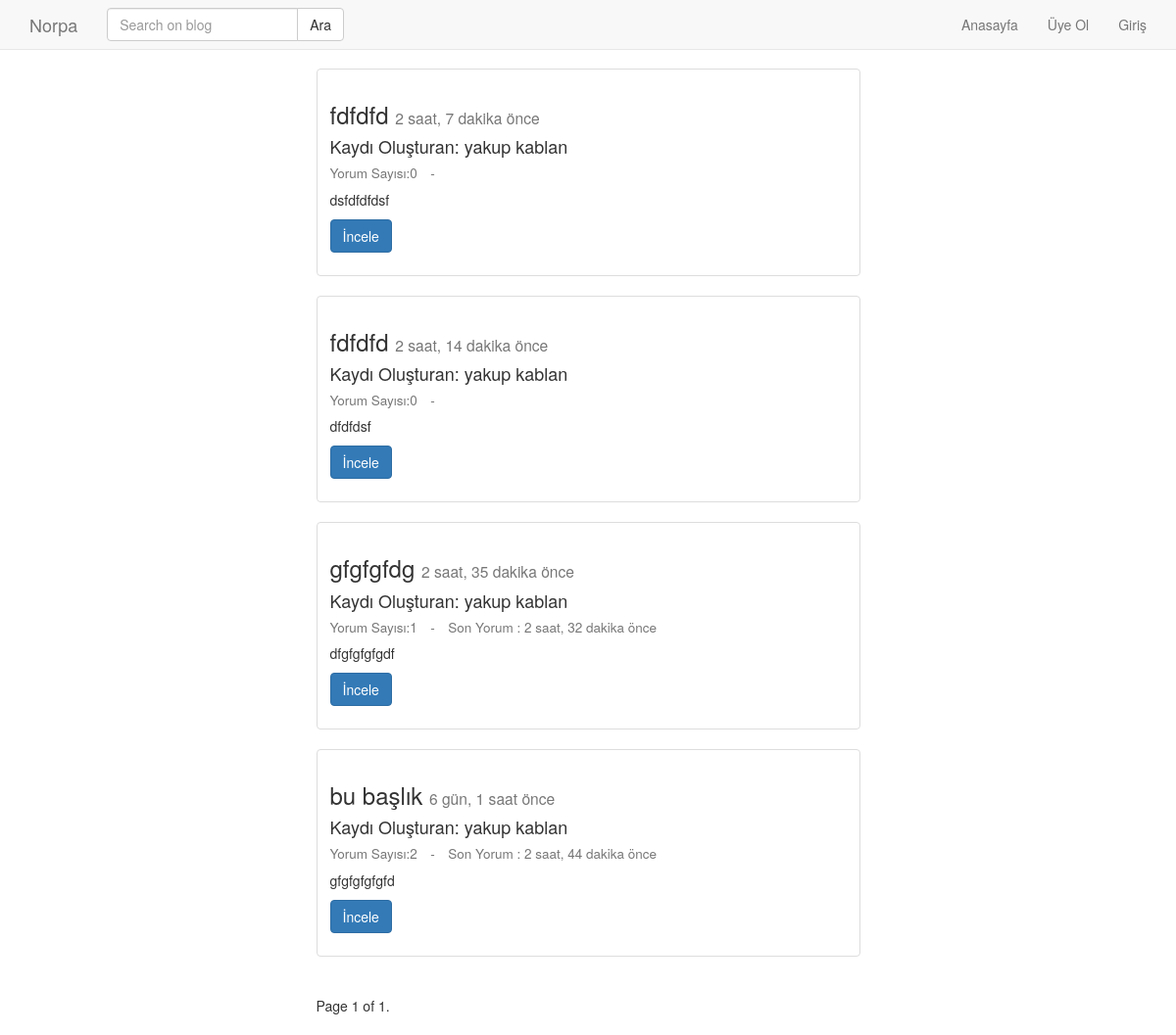
The app's page /post/index/, older data.
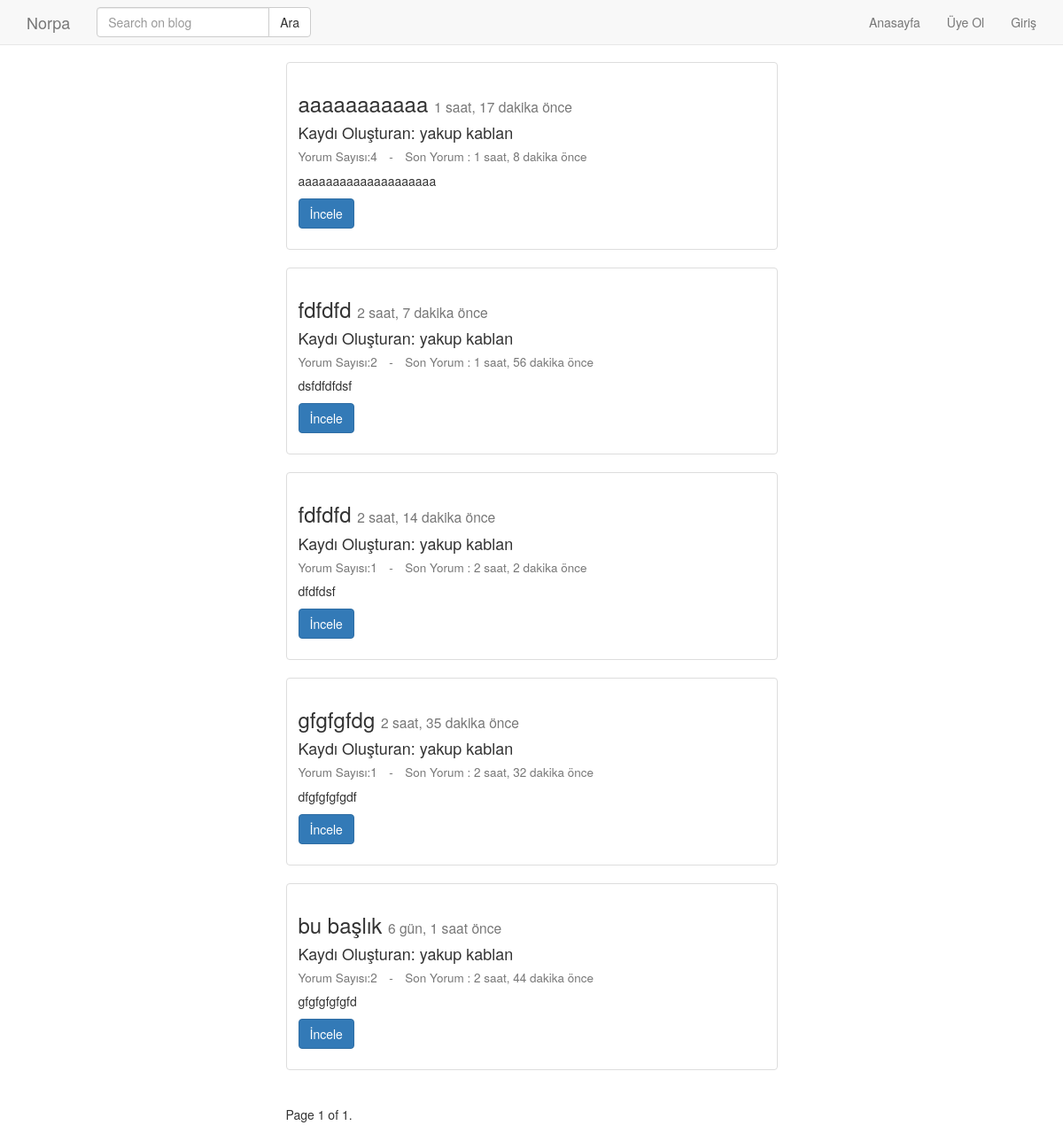
The same page, newer data.
### post/models.py (models this page shows, shortened)
class Post(models.Model):
    user = models.ForeignKey('auth.User', on_delete=models.CASCADE, verbose_name="Yazar", related_name='posts')
    title = models.CharField(max_length=120, verbose_name="Başlık")
    content = RichTextField(verbose_name="İçerik")
    publishing_date = models.DateTimeField(verbose_name="Yayımlanma Tarihi", auto_now_add=True)
    image = models.FileField(blank=True, null=True, verbose_name="Resim")
    checked = models.BooleanField(default=False)
    slug = models.SlugField(unique=True, editable=False, max_length=130)
    def get_comment_count(self):
        count = Comment.objects.filter (post_id = self.id).count()
        return count
    def get_son_yorum_tarihi(self):
        try:
            comments = Comment.objects.filter(post_id = self.id)
            comment = timesince(comments.first().publishing_date)
            comment = "Son Yorum : {} önce".format(comment)
            return comment
        except AttributeError:
            return ''
    def get_absolute_url(self):
        return reverse('postt:detail', kwargs={'slug': self.slug})
    class Meta:
        ordering = ['-publishing_date']

class Comment(models.Model):
    post = models.ForeignKey(Post, on_delete=models.CASCADE, related_name='comments')
    name = models.CharField(max_length=200, verbose_name="İsim")
    content = models.TextField(verbose_name="Yorum")
    publishing_date = models.DateTimeField(auto_now_add=True)
    class Meta:
        ordering = ['-publishing_date']

### post/views.py (the view, shortened to what this page needs)
# urls.py: path('index/', post_index, name='index'),
def post_index(request):
    post_list = Post.objects.filter(checked = False)
    url = request.get_full_path()
    if (url == '/post/kapali/'):
        post_list = Post.objects.filter(checked = True)
    query = request.GET.get('q')
    paginator = Paginator(post_list, 5) # Show 25 contacts per page
    page = request.GET.get('sayfa')
    try:
        posts = paginator.page(page)
    except PageNotAnInteger:
        posts = paginator.page(1)
    except EmptyPage:
        posts = paginator.page(paginator.num_pages)
    context = {
        'posts': posts,
    }
    return render(request, 'post/index.html', context)

### templates/post/index.html (shortened to what this page needs)
{% extends 'base.html' %}
{% block body %}
    <div class="container">
        {% for post in posts %}
        <div class="row">
            <div class="col-md-6 col-md-offset-3">
              <div class="thumbnail">
                <div class="caption">
                  <h3>{{ post.title }} <small> {{post.publishing_date | timesince}} önce </small></h3>
                  <h4>Kaydı Oluşturan: {{post.user.get_full_name}} </h4>
                  <h4><small>Yorum Sayısı:{{post.get_comment_count}}&emsp;-&emsp;{{post.get_son_yorum_tarihi}}</small></h4>
                  <p>{{post.content |safe| linebreaks |truncatechars:150}}</p>
                  <p>
                        <a href="{{post.get_absolute_url}}" class="btn btn-primary" role="button">İncele</a>
                  </p>
                </div>
              </div>
            </div>
        </div>
        {% endfor %}
<div class="row">
    <div class="col-md-6 col-md-offset-3">
        <div class="pagination">
            <span class="step-links">
                <span class="current">
                    Page {{ posts.number }} of {{ posts.paginator.num_pages }}.
                </span>
            </span>
        </div>
    </div>
</div>
{% endblock %}

### templates/base.html (shortened to what this page needs)
{% load static %}
<html>
<head>
    <link rel="stylesheet" href="{% static 'css/bootstrap.min.css' %}">
    <link rel="stylesheet" href="{% static 'css/style.css' %}">
</head>
<body>
    {% include 'header.html' %}
    {% block body %}
    {% endblock %}
</html>

### templates/header.html (shortened to what this page needs)
<nav class="navbar navbar-default navbar-fixed-top"  role="banner">
    <div class="container">
        <div class="navbar-header">
            <a href="{% url 'accounts:home' %}" class="navbar-brand">Norpa</a>
        </div>
        <nav class="collapse navbar-collapse" role="navigation">
            <form class="navbar-form navbar-left" role="search" method="GET" action="">
                <div class="input-group">
                    <input class="form-control" type="text" name="q" placeholder="Search on blog" value="{{ request.GET.q}}" >
                    <span class="input-group-btn">
                        <input class="btn btn-default" type="submit" value="Ara">
                    </span>
                </div>
            </form>
            <ul class="nav navbar-nav navbar-right">
                {% if user.is_authenticated %}
                    {% if user.is_superuser %}
                        <li><a href="{% url 'postt:create' %}">Post Oluştur</a></li>
                    {% endif %}
                    <li><a href="{% url 'postt:index' %}">Açık Postlar</a></li>
                    <li><a href="{% url 'postt:kapali' %}">Kapalı Postlar</a></li>
                    <li><a href="{% url 'accounts:logout' %}">Çıkış</a></li>
                {% else %}
                <li><a href="{% url 'accounts:home' %}">Anasayfa</a></li>
                <li><a href="{% url 'accounts:register' %}">Üye Ol</a></li>
                <li><a href="{% url 'accounts:login' %}">Giriş</a></li>
                {% endif %}
            </ul>
        </nav>
    </div>
</nav>

### static/css/style.css (style rules this page uses)
body { padding-top: 70px; }

Row changes from the older to the newer data that the page shows:
added Post: title "aaaaaaaaaaa", publishing_date "1 saat, 17 dakika", user.get_full_name "yakup kablan", get_comment_count "4", get_son_yorum_tarihi "Son Yorum : 1 saat, 8 dakika önce", content "aaaaaaaaaaaaaaaaaaaa"
shown differently, row unchanged: Post "2 saat, 7 dakika": get_comment_count "0" → "2"; get_son_yorum_tarihi (not shown) → "Son Yorum : 1 saat, 56 dakika önce"
shown differently, row unchanged: Post "2 saat, 14 dakika": get_comment_count "0" → "1"; get_son_yorum_tarihi (not shown) → "Son Yorum : 2 saat, 2 dakika önce"
